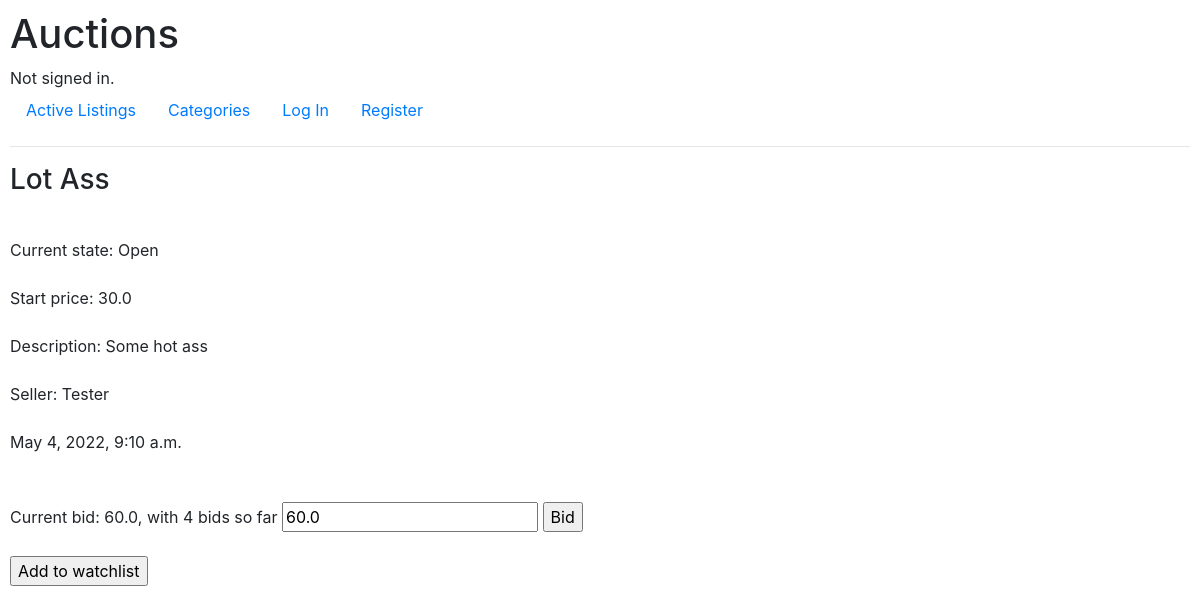
Page /listing?id=5 on the committed database.
### auctions/models.py (models this page shows, shortened)
class Auction(models.Model):
    title = models.CharField(max_length=32)
    watchlist = models.CharField(max_length=128, default=0)
    seller = models.ForeignKey(User, on_delete=models.CASCADE, related_name="sellers")
    price = models.FloatField()
    category = models.CharField(max_length=32, blank=True)
    description = models.CharField(max_length=128)
    url_link = models.CharField(max_length=64, blank=True)
    post_date = models.DateTimeField()
    state_choices = [('Open', 'Open'), ('Closed', 'Closed')]
    state = models.CharField(
        max_length=6,
        choices=state_choices,
        default='Open',
    )

class User(AbstractUser):
    pass

### auctions/views.py (the view)
# urls.py: path("listing", views.listing, name="listing"),
def listing (request):
    if request.method == "POST":
        if 'close_auc' in request.POST:
            auction = Auction.objects.get(id=request.POST["auction_id"])
            auction.state = 'Closed'
            auction.save()
        if 'bid_value' in request.POST:
            new_bid = Bids(lot=Auction.objects.get(id=request.POST["auction_id"]),
                           bidder=User.objects.get(id=request.POST["user_id"]),
                           bid=request.POST["bid_value"])
            new_bid.save()
        if 'add_watch' in request.POST:
            watchlist = Watchlists(watcher=User.objects.get(id=request.POST["user_id"]),
                                   auction=Auction.objects.get(id=request.POST["auction_id"]))
            try:
                watchlist.save()
            except:
                return render(request, "auctions/listing.html", {
                    "auction": Auction.objects.get(id=request.GET["id"]),
                    "message": "Watch already exists!"
                })
        return render(request, "auctions/index.html", {
            "auctions": Auction.objects.filter(state="Open")
        })
    else:
        auction = Auction.objects.get(id=request.GET["id"])
        bids = Bids.objects.filter(lot=auction.id)
        if bids.count() == 0:
            max_bid = auction.price
        else:
            max_bid = bids.aggregate(Max('bid')).get('bid__max')
        return render(request, "auctions/listing.html", {
            "auction": auction,
            "bids": bids.count(),
            "max_bid": max_bid
        })

### auctions/templates/auctions/listing.html (shortened to what this page needs)
{% extends "auctions/layout.html" %}
{% block body %}
    <div class="brd" >
        <h3>Lot {{ auction.title }} <br> <br></h3>
        Current state: {{ auction.state }} <br><br>
        Start price: {{ auction.price }} <br><br>
        Description: {{ auction.description }} <br><br>
        Seller: {{ auction.seller }} <br><br>
        {{ auction.post_date}} <br><br>
        <form method="post">
            <br>
            Current bid: {{max_bid}}, with {{ bids }} bids so far
            <input type="number" id="bid_value" name="bid_value" min="{{max_bid}}" value="{{max_bid}}">
            <input type="submit" name="bid" value="Bid">
            <br>
            <br>
            <input type="submit" name="add_watch" value="Add to watchlist">
            <br>
        </form>
    </div>
{% endblock %}

### auctions/static/auctions/styles.css (style rules this page uses)
body { padding: 10px; }

### rows in the picture
Auction: title "Ass", state "Open", price "30.0", description "Some hot ass", seller "Tester", post_date "May 4, 2022, 9:10 a.m."

### other values in the picture
{{ max_bid }} "60.0"
{{ bids }} "4"
